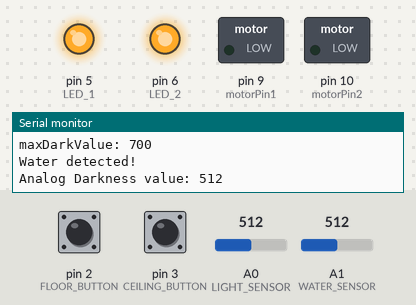
Bench run of a sketch on a simulated Arduino Uno, built with avr-gcc and run on an emulated ATmega328P. Parts: switched loads named in the sketch (green lamp = pin HIGH), output pins drawn as LEDs (lit = HIGH), the last lines printed to the serial monitor. Inputs (shaded band) come from the test bench; at power-on: pin 2 (FLOOR_BUTTON) HIGH, pin 3 (CEILING_BUTTON) HIGH, A0 (LIGHT_SENSOR) = 512, A1 (WATER_SENSOR) = 512.

Above: at 1.2 s.
1.3 s: pin 2 (FLOOR_BUTTON) pulled LOW for 0.15 s
At 1.51 s:
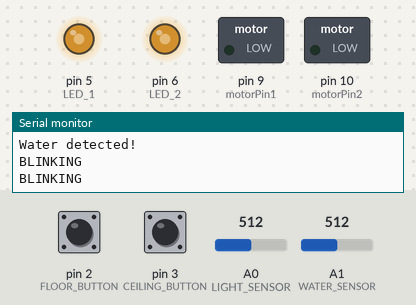
3.0 s: pin 3 (CEILING_BUTTON) pulled LOW for 0.15 s
At 4.4 s:
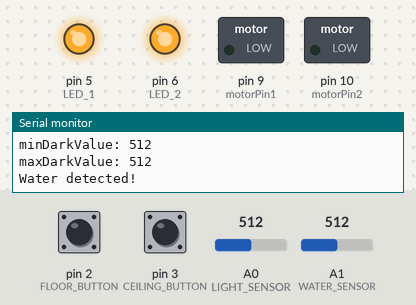
4.7 s: A0 (LIGHT_SENSOR) set to 90
7.7 s: A1 (WATER_SENSOR) set to 108
9.2 s: A1 (WATER_SENSOR) set to 94
At 10.2 s:
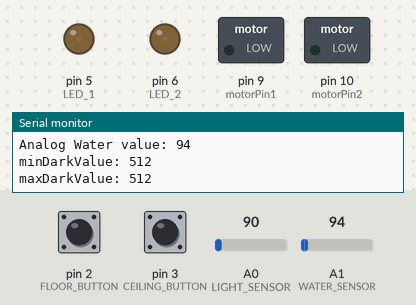
10.9 s: pin 2 (FLOOR_BUTTON) pulled LOW for 1 s
At 12.07 s:
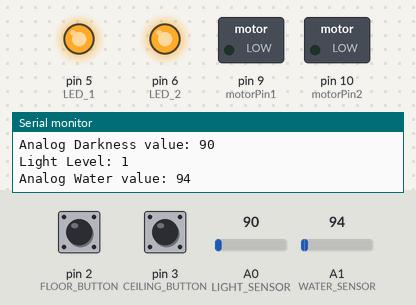
Timing chart, 0 to 13.9 s (numbered marks = the images above; inputs shaded):
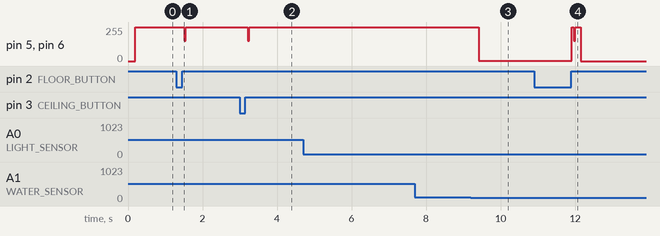

The sketch:

IR_remote.ino
```cpp
#include <IRremote.h>


/*-----------------------HEADLIGHTS-------------------*/

// LED definitions
#define LED_1 5
#define LED_2 6

//Button Definitions
#define FLOOR_BUTTON 2
#define CEILING_BUTTON 3

// Sensor Definitions
#define LIGHT_SENSOR A0
#define WATER_SENSOR A1

// Arbitrary Value Definitions
#define WATER_THRESHOLD 100
#define MIN_DARKNESS_VALUE 75
#define MAX_DARKNESS_VALUE 700

//For Calibration
int minDarkValue;
int maxDarkValue;

//Sensor Values
int darknessValue;
int waterValue;

//Unsigned so the lightLevel will never be negative
unsigned int lightLevel;
//This is called when CEILING_BUTTON (3) is pressed.
//The
void setCeiling() {
  maxDarkValue = analogRead(LIGHT_SENSOR);
  if (maxDarkValue > MAX_DARKNESS_VALUE) {
    maxDarkValue = MAX_DARKNESS_VALUE;
  }

  for(int i = 0; i < 3; i++) {
    blink();
  }

  Serial.println("CEILING BUTTON PRESSED");
}

void setFloor() {
  minDarkValue = analogRead(LIGHT_SENSOR);
  if (minDarkValue < MIN_DARKNESS_VALUE) {
    minDarkValue = MIN_DARKNESS_VALUE;
  }


  for(int i = 0; i < 3; i++) {
    blink();
  }
  Serial.println("FLOOR BUTTON PRESSED");
}


void blink() {
  digitalWrite(LED_1, LOW);
  digitalWrite(LED_2, LOW);
  delay(750);
  digitalWrite(LED_1, HIGH);
  digitalWrite(LED_2, HIGH);
  delay(750);
  digitalWrite(LED_1, LOW);
  digitalWrite(LED_2, LOW);
  delay(750);
  digitalWrite(LED_1, HIGH);
  digitalWrite(LED_2, HIGH);
  delay(750);
  Serial.println("BLINKING");
}


void setupLights() {
 pinMode(LED_1, OUTPUT);
 pinMode(LED_2, OUTPUT);

 pinMode(WATER_SENSOR, INPUT);

 pinMode(FLOOR_BUTTON, INPUT_PULLUP);
 pinMode(CEILING_BUTTON, INPUT_PULLUP);

 digitalWrite(LED_1, LOW);
 digitalWrite(LED_2, LOW);

 //Listen for button presses
 attachInterrupt(digitalPinToInterrupt(FLOOR_BUTTON), setFloor, RISING);
 attachInterrupt(digitalPinToInterrupt(CEILING_BUTTON), setCeiling, RISING);

 // Setup default variable values
 minDarkValue = MIN_DARKNESS_VALUE;
 maxDarkValue = MAX_DARKNESS_VALUE;
}


void headlights() {
  darknessValue = analogRead(LIGHT_SENSOR);
  waterValue = analogRead(WATER_SENSOR);

  if (darknessValue< MIN_DARKNESS_VALUE) {
    darknessValue = MIN_DARKNESS_VALUE;
  }

  if (darknessValue > MAX_DARKNESS_VALUE) {
    darknessValue = MAX_DARKNESS_VALUE;
  }

  //For testing purpose
  Serial.println("Analog Darkness value: " + String(darknessValue));
  Serial.println("Light Level: " + String(lightLevel));
  Serial.println("Analog Water value: " + String(waterValue));
  Serial.println("minDarkValue: " + String(minDarkValue));
  Serial.println("maxDarkValue: " + String(maxDarkValue));

  // Map measured environmental light values to RGB LED's lowest to highest brightness settings
  lightLevel = map(darknessValue, minDarkValue, maxDarkValue, 0, 255);

  delay(100); // use delay for user perceived smoothness

  if (waterValue > WATER_THRESHOLD)
  {
    Serial.print("\nWater detected!\n");
    lightLevel = 255;
    delay(50);
    waterValue = analogRead(WATER_SENSOR);
  }

  analogWrite(LED_1, lightLevel);
  analogWrite(LED_2, lightLevel);

  delay(100);
}

/*-----------------------END HEADLIGHTS---------------*/


//--------------ULTRA SONIC-----------------------
#define ECHO 13
#define TRIG 12
#define BRAKE_DISTANCE 10
long durationOfSoundWave;
int distanceToWall;

int findDistanceToWall() {
    // Clears the trigPin condition
  digitalWrite(TRIG, LOW);
  delayMicroseconds(2);

  // Sets TRIG activ for 10 microseconds
  digitalWrite(TRIG, HIGH);
  delayMicroseconds(10);
  digitalWrite(TRIG, LOW);

  // Reads the echoPin, returns the sound wave travel time in microseconds
  durationOfSoundWave = pulseIn(ECHO, HIGH);

  // Calculating the distanceToWall
  distanceToWall = durationOfSoundWave * 0.034 / 2; // Speed of sound wave divided by 2 (go and back)

  Serial.println("Distance to wall: " + String(distanceToWall) + " cm");
  return distanceToWall;
}
//--------------ULTRA SONIC END-----------------------


//--------------IR-----------------------
const int RECV_PIN = 4;
IRrecv irrecv(RECV_PIN);
decode_results results;
unsigned long key_value = 0;
//--------------IR END-----------------------


//--------------MOTOR-----------------------
//Motor A
const int motorPin1  = 9;  // Pin 14 of L293
const int motorPin2  = 10;  // Pin 10 of L293     //WRONG BUT WE'RE OK WITH IT NEEDED PWM
//Motor B
const int motorPin3  = 10; // Pin  7 of L293
const int motorPin4  = 9;  // Pin  2 of L293

void brake()
{
  //make the motors stop
  Serial.println("BRAKE");
  digitalWrite(motorPin1, LOW);
  digitalWrite(motorPin2, LOW);
  digitalWrite(motorPin3, LOW);
  digitalWrite(motorPin4, LOW);
}

void forward()
{
  //make motors go
  Serial.println("FORWARD");
  digitalWrite(motorPin1, LOW);
  digitalWrite(motorPin2, HIGH);
  digitalWrite(motorPin3, LOW);
  digitalWrite(motorPin4, HIGH);

  delay(5000);

  digitalWrite(motorPin1, LOW);
  digitalWrite(motorPin2, LOW);
  digitalWrite(motorPin3, LOW);
  digitalWrite(motorPin4, LOW);
}

void backward()
{
  //make motors go backwards
  Serial.println("BACKWARD");
  digitalWrite(motorPin1, LOW);
  digitalWrite(motorPin2, HIGH);
  digitalWrite(motorPin3, HIGH);
  digitalWrite(motorPin4, LOW);
}
//--------------MOTOR END -----------------------


void setup()
{
  Serial.begin(9600);

//--------------ULTRA SONIC-----------------------
  pinMode(TRIG, OUTPUT); // Sets the trigPin as an OUTPUT
  pinMode(ECHO, INPUT); // Sets the echoPin as an INPUT
//--------------ULTRA SONIC END-----------------------


//--------------IR-----------------------
  irrecv.enableIRIn();
  irrecv.blink13(true);
//--------------IR END-----------------------


//--------------MOTOR-----------------------
    //Set pins as outputs
    pinMode(motorPin1, OUTPUT);
    pinMode(motorPin2, OUTPUT);
    pinMode(motorPin3, OUTPUT);
    pinMode(motorPin4, OUTPUT);
//--------------MOTOR END -----------------------

    setupLights();
}


void loop()
{
  headlights();

 /*
//--------------ULTRA SONIC-----------------------
//  if (findDistanceToWall() <= BRAKE_DISTANCE)
//  {
//    brake();
//  }
//--------------ULTRA SONIC END-------------------


  if (irrecv.decode(&results))
  {
      if (results.value == 0XFFFFFFFF)
        results.value = key_value;

      switch(results.value)
      {
        case 0xFF30CF:
        Serial.println("1");
        forward();
        break ;
        case 0xFF18E7:
        Serial.println("2");
        brake();
        break ;
        case 0xFF7A85:
        Serial.println("3");
        backward();
        break ;
      }
      key_value = results.value;
      irrecv.resume();
  }
  */
}
```

Measured:
- the behaviour switches between 101 and 100 on A1 (WATER_SENSOR) (found by bisection; images 2 and 3)
- after the input at 1.3 s, pin 5 (LED_1), pin 6 (LED_2): 255/255 → 152/255 after 0.21 s, → 255/255 0.04 s later
- after the input at 3.0 s, pin 5 (LED_1), pin 6 (LED_2): 255/255 → 152/255 after 0.21 s, → 255/255 0.04 s later
- after the input at 9.2 s, pin 5 (LED_1), pin 6 (LED_2): 255/255 → 1/255 after 0.21 s
- after the input at 10.9 s, pin 5 (LED_1), pin 6 (LED_2): 1/255 → 255/255 after 1.0 s, → 0/255 0.23 s later
